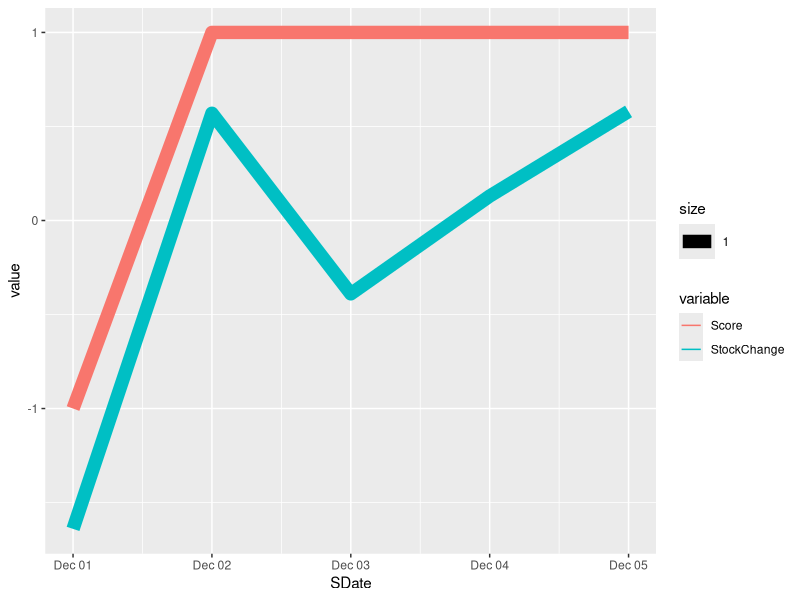

Here is the R script that generated this plot:
## ---- chunk 1
library("reshape2")
library(ggplot2)
SDate <- as.Date(c('2014/12/01', '2014/12/02', '2014/12/03', '2014/12/04', '2014/12/05'))
Score <-  c(-1, 1, 1, 1, 1)
StockChange <- c(-1.64, .57, -.39, .13, .58)

SentiTab <- data.frame(SDate, Score, StockChange)


SentiTab_long <- melt(SentiTab, id="SDate")


yTotalPlot <- ggplot(data = SentiTab_long, aes(x = SDate, y = value,  group=variable, colour=variable, size = 1)) +
       geom_line()
#show(yTotalPlot);

